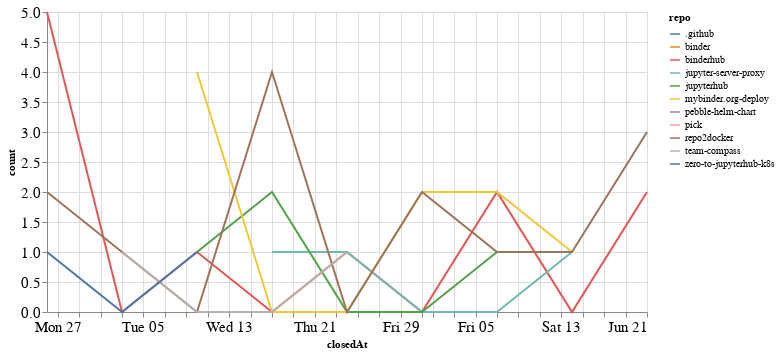

Notebook cell for this chart:
### Code cell
closed_by_time = closed_by.groupby('repo').resample('W', on='closedAt').count()['author'].reset_index()
closed_by_time = closed_by_time.rename(columns={'author': 'count'})

alt.Chart(closed_by_time, width=600).mark_line().encode(
    x='closedAt',
    y='count',
    color='repo',
    tooltip="repo"
)

### Figure 1 — Vega-Lite specification as saved in the notebook (floating-point values rounded to 4 significant figures)
{"config": {"axisLeft": {"labelFontSize": 15}, "axisBottom": {"labelFontSize": 15}}, "data": {"name": "data-839d110cbb7cca5bd1c62072e894a0a9"}, "mark": "line", "encoding": {"color": {"type": "nominal", "field": "repo"}, "tooltip": {"type": "nominal", "field": "repo"}, "x": {"type": "temporal", "field": "closedAt"}, "y": {"type": "quantitative", "field": "count"}}, "width": 600, "$schema": "https://vega.github.io/schema/vega-lite/v4.8.1.json", "datasets": {"data-839d110cbb7cca5bd1c62072e894a0a9": [{"repo": ".github", "closedAt": "2020-05-24T00:00:00", "count": 1}, {"repo": "binder", "closedAt": "2020-06-21T00:00:00", "count": 1}, {"repo": "binderhub", "closedAt": "2020-04-26T00:00:00", "count": 5}, {"repo": "binderhub", "closedAt": "2020-05-03T00:00:00", "count": 0}, {"repo": "binderhub", "closedAt": "2020-05-10T00:00:00", "count": 1}, {"repo": "binderhub", "closedAt": "2020-05-17T00:00:00", "count": 0}, {"repo": "binderhub", "closedAt": "2020-05-24T00:00:00", "count": 1}, {"repo": "binderhub", "closedAt": "2020-05-31T00:00:00", "count": 0}, {"repo": "binderhub", "closedAt": "2020-06-07T00:00:00", "count": 2}, {"repo": "binderhub", "closedAt": "2020-06-14T00:00:00", "count": 0}, {"repo": "binderhub", "closedAt": "2020-06-21T00:00:00", "count": 2}, {"repo": "jupyter-server-proxy", "closedAt": "2020-05-17T00:00:00", "count": 1}, {"repo": "jupyter-server-proxy", "closedAt": "2020-05-24T00:00:00", "count": 1}, {"repo": "jupyter-server-proxy", "closedAt": "2020-05-31T00:00:00", "count": 0}, {"repo": "jupyter-server-proxy", "closedAt": "2020-06-07T00:00:00", "count": 0}, {"repo": "jupyter-server-proxy", "closedAt": "2020-06-14T00:00:00", "count": 1}, {"repo": "jupyterhub", "closedAt": "2020-05-10T00:00:00", "count": 1}, {"repo": "jupyterhub", "closedAt": "2020-05-17T00:00:00", "count": 2}, {"repo": "jupyterhub", "closedAt": "2020-05-24T00:00:00", "count": 0}, {"repo": "jupyterhub", "closedAt": "2020-05-31T00:00:00", "count": 0}, {"repo": "jupyterhub", "closedAt": "2020-06-07T00:00:00", "count": 1}, {"repo": "mybinder.org-deploy", "closedAt": "2020-05-10T00:00:00", "count": 4}, {"repo": "mybinder.org-deploy", "closedAt": "2020-05-17T00:00:00", "count": 0}, {"repo": "mybinder.org-deploy", "closedAt": "2020-05-24T00:00:00", "count": 0}, {"repo": "mybinder.org-deploy", "closedAt": "2020-05-31T00:00:00", "count": 2}, {"repo": "mybinder.org-deploy", "closedAt": "2020-06-07T00:00:00", "count": 2}, {"repo": "mybinder.org-deploy", "closedAt": "2020-06-14T00:00:00", "count": 1}, {"repo": "pebble-helm-chart", "closedAt": "2020-06-07T00:00:00", "count": 1}, {"repo": "pick", "closedAt": "2020-06-14T00:00:00", "count": 1}, {"repo": "repo2docker", "closedAt": "2020-04-26T00:00:00", "count": 2}, {"repo": "repo2docker", "closedAt": "2020-05-03T00:00:00", "count": 1}, {"repo": "repo2docker", "closedAt": "2020-05-10T00:00:00", "count": 0}, {"repo": "repo2docker", "closedAt": "2020-05-17T00:00:00", "count": 4}, {"repo": "repo2docker", "closedAt": "2020-05-24T00:00:00", "count": 0}, {"repo": "repo2docker", "closedAt": "2020-05-31T00:00:00", "count": 2}, {"repo": "repo2docker", "closedAt": "2020-06-07T00:00:00", "count": 1}, {"repo": "repo2docker", "closedAt": "2020-06-14T00:00:00", "count": 1}, {"repo": "repo2docker", "closedAt": "2020-06-21T00:00:00", "count": 3}, {"repo": "team-compass", "closedAt": "2020-05-03T00:00:00", "count": 1}, {"repo": "team-compass", "closedAt": "2020-05-10T00:00:00", "count": 0}, {"repo": "team-compass", "closedAt": "2020-05-17T00:00:00", "count": 0}, {"repo": "team-compass", "closedAt": "2020-05-24T00:00:00", "count": 1}, {"repo": "zero-to-jupyterhub-k8s", "closedAt": "2020-04-26T00:00:00", "count": 1}, {"repo": "zero-to-jupyterhub-k8s", "closedAt": "2020-05-03T00:00:00", "count": 0}, {"repo": "zero-to-jupyterhub-k8s", "closedAt": "2020-05-10T00:00:00", "count": 1}]}}
